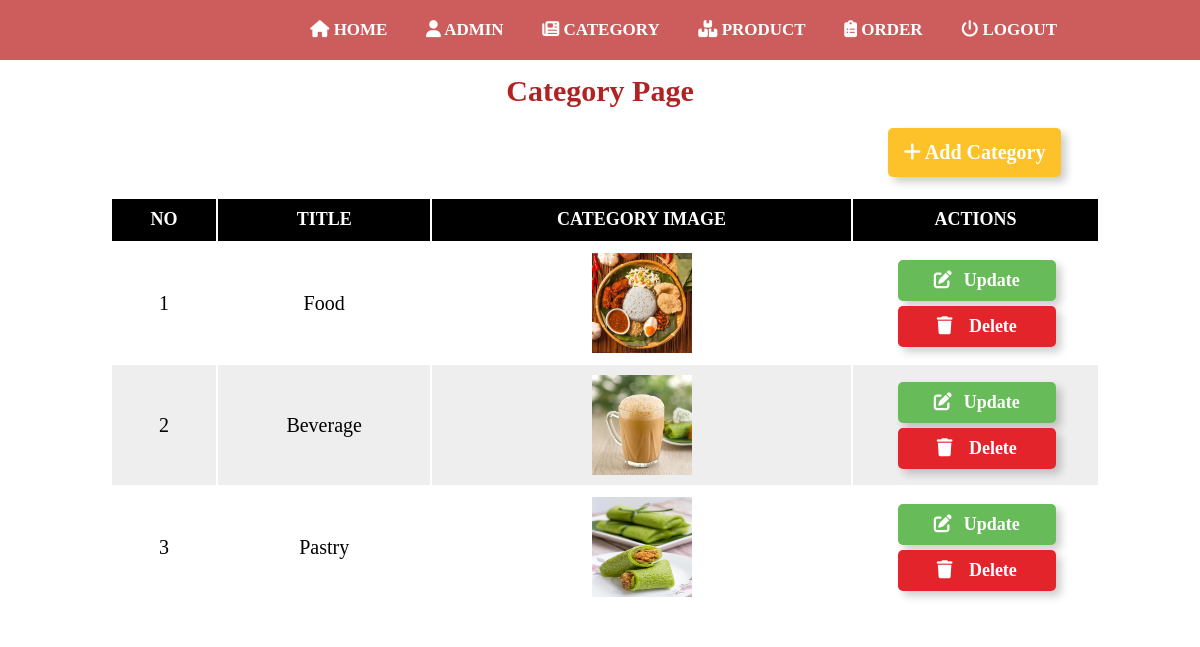
The page /admin/category.php (signed in) on the database its author committed.
### tables this page shows
CREATE TABLE `category` (
  `id` int(11) UNSIGNED NOT NULL,
  `title` varchar(50) NOT NULL,
  `imgName` varchar(50) NOT NULL
);

### admin/category.php (the view, shortened to what this page needs)
<?php include('partial_backend/navbar.php'); ?>
<br /><br /><br /><br />
	<div class="main-content" style="background-color:white">
		<div class="container">
			<h1>Category Page</h1>
		</div>
		<div class="container">
			<a href="<?php echo HOMEURL;?>admin/addCategory.php" class="btn-addAdmin" style="width:18%"><i class="fa fa-plus"></i> Add Category</a>
		</div>
		<div class="container">
		</div>
		<div class="display_food">
		<table>
			<thead>
				<th>NO</th>
				<th>TITLE</th>
				<th>CATEGORY IMAGE</th>
				<th>ACTIONS</th>
			</thead>
			<tbody>
			<?php
				$sql="SELECT * FROM category";
				$res=mysqli_query($conn,$sql);
				$count=mysqli_num_rows($res);
				$sn=1;
				if($count>0)
				{
					while($row=mysqli_fetch_assoc($res))
					{
						$id = $row['id'];
						$title = $row['title'];
						$image_name = $row['imgName'];
						?>
							<tr>
								<td><?php echo $sn++;?></td>
								<td><?php echo $title;?></td>
								<td>
									<?php
										if($image_name!="")
										{
											?>
											<img src="<?php echo HOMEURL;?>img/category/<?php echo $image_name?>" width="100px" height="100px">
											<?php
										}
										else
										{
											echo "<div style='color:red'>Image not added</div>";
										}
									?>
								</td>
								<td style="width:25%">
									<a href="<?php echo HOMEURL;?>admin/updateCategory.php?id=<?php echo $id;?>&image_name=<?php echo $image_name;?>" class="update_button"> <i class="fas fa-edit"></i>Update</a>
									<a href=" <?php echo HOMEURL;?>admin/deleteCategory.php?id=<?php echo $id;?>&image_name=<?php echo $image_name;?>" class="del_button"><i class="fas fa-trash"></i> Delete</a>
								</td>
							</tr>
						<?php
					}
				}
				else
				{
					?>
					<tr>
						<td colspan="4">No Categories</td>
					</tr>
					<?php
				}
			?>
		</body>
		</html>

### admin/partial_backend/navbar.php (shortened to what this page needs)
<!DOCTYPE html>
<html lang="en" dir="ltr">
    <head>
        <link rel="stylesheet" href="../css/admin.css">
    </head>
    <body>
		<section class="nav_bar">
			<div class="container">
					<ul>
						<li><a href="index.php"><i class='fa fa-home' style='color: white'></i> HOME</a></li>
						<li><a href="admin.php"><i class='fa fa-user' style='color: white'></i> ADMIN</a></li>
						<li><a href="category.php"><i class='fas fa-newspaper' style='color: white'></i> CATEGORY</a></li>
						<li><a href="food.php"><i class='fas fa-boxes' style='color: white'></i> PRODUCT</a></li>
						<li><a href="order.php"><i class='fas fa-clipboard-list' style='color: white'></i> ORDER</a></li>
						<li><a href="logout.php"><i class='fa fa-power-off' style='color: white'></i> LOGOUT</a></li>
					</ul>
        </section>

### css/admin.css (style rules this page uses)
* { padding: 0; margin: 0; text-decoration: none; list-style: none; box-sizing: border-box; }
body { background-color: white; }
h1 { color: #B22222; font-size: 30px; font-family: Garamond; font-weight: bold; text-align: center; margin: 0; padding: 0; padding-top: 10px; }
table { color:black; font-size:1.5em; font-family: Monserrat; text-align: left; }
table tr th { border-bottom:1px solid black; text-align:left; padding:1px; }
table tr td { padding:10px; text-align:left; }
.btn-addAdmin { background-color: #fdc12a; padding: 13px; margin-right:2%; border-radius: 3px; float:right; width: 12%; text-align: center; color: white; font-size: 20px; font-weight: bold; cursor: pointer; border-radius: 5px; border: none; box-shadow: 5px 5px 8px rgba(0,0,0,0.2); transition: all 0.3s ease-out; }
.container { width: 98%; margin: 0 auto; padding: 1%; }
.main-content { background-color:white; padding: 10px 100px; }
.nav_bar { height: 60px; width: 100%; position: fixed; z-index: 1; background-color: #CD5C5C; border-radius: 0px; padding: 0px 100px; display: flex; justify-content: space-between; align-items: center; box-sizing: border-box; }
ul { list-style-type: none; float: right; margin-right: 5px; }
ul li { display: inline-block; font-weight: bold; margin:0 5px; }
ul li a { color: white; font-size: 17px; padding: 7px 13px; border-radius: 3px; }
a { color: white; text-decoration: none; }
* { box-sizing: border-box; outline: none; border:none; text-decoration: none; }
html { font-size: 62.5%; overflow-x: hidden; }
section { padding: 2rem; }
.button, .update_button, .del_button { display: block; width: 100%; text-align: center; background-color: #4682B4; color:white; padding: 10px 0px; font-size: 18px; font-weight: bold; cursor: pointer; margin-top: 5px; margin-bottom:5px; border-radius: 5px; border: none; box-shadow: 5px 5px 8px rgba(0,0,0,0.2); transition: all 0.3s ease-out; }
.update_button i, .change_button i, .del_button i { padding-right: 12px; }
.update_button { margin-left: 35px; background-color: #68bb59; }
.del_button { margin-left: 35px; margin-top: 0; background-color: #e3242b; }
.display_food table { padding-top: 20px; padding-left: 10px; width: 100%; text-align: center; }
.display_food table thead th { padding: 10px; font-size: 18px; background-color: black; color: white; text-align: center; }
.display_food table td { padding: 10px; font-size: 20px; color: black; text-align: center; }
.display_food table td a { width: 70%; }
.display_food table td:first-child { padding:0; }
.display_food table tr:nth-child(even) { background-color: #eee; }

### rows shown on the page
category: title "Food", imgName (picture)
category: title "Beverage", imgName (picture)
category: title "Pastry", imgName (picture)
